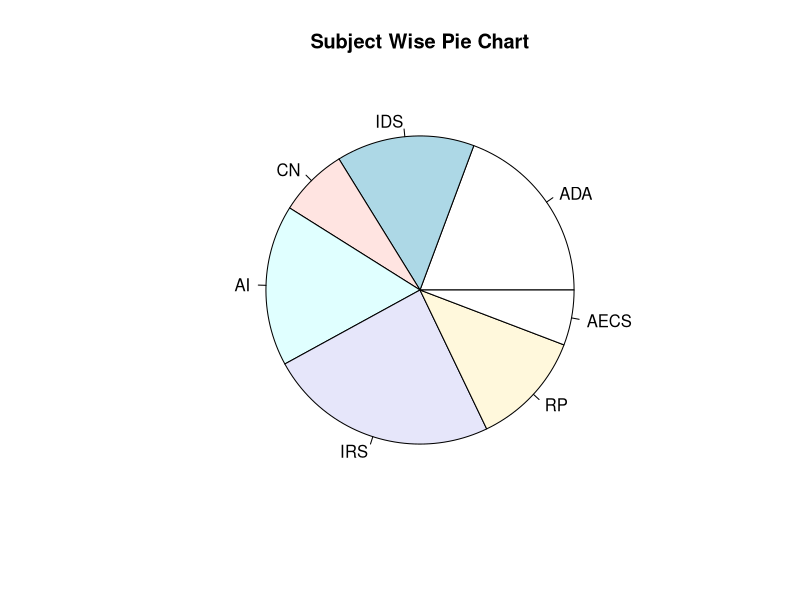
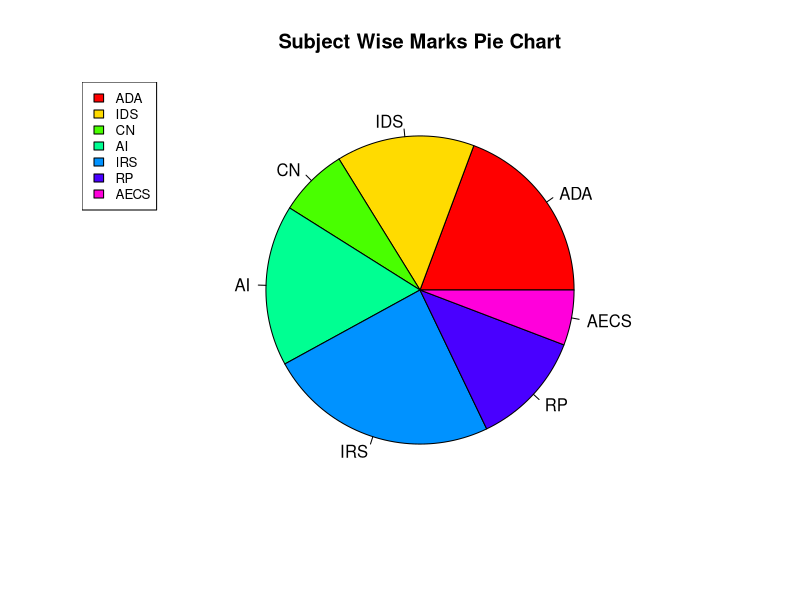
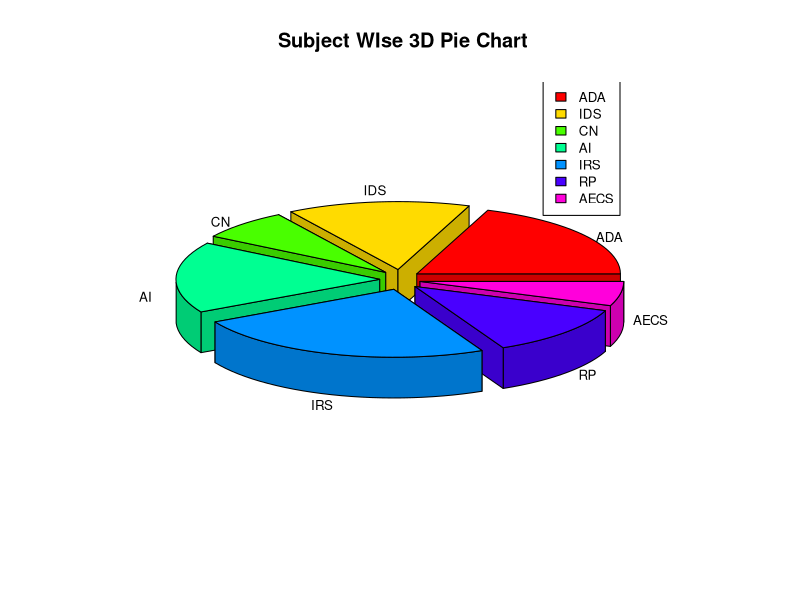
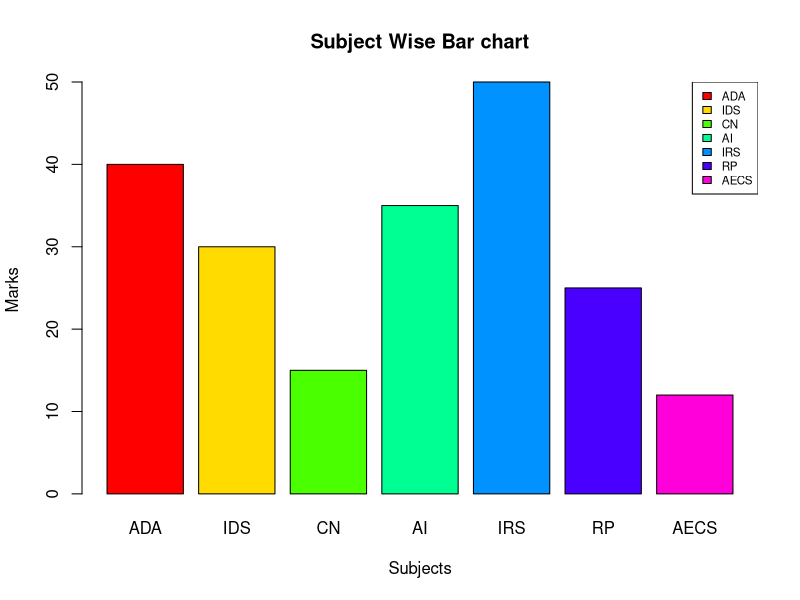
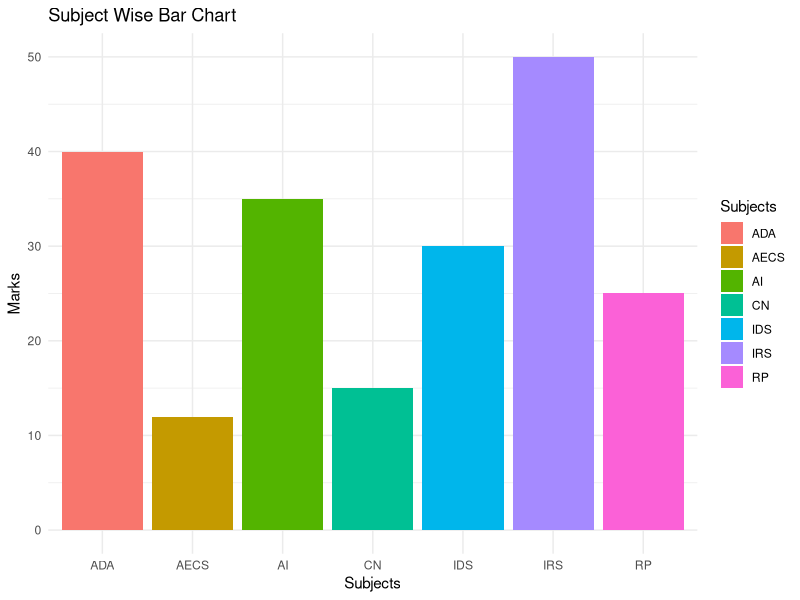

These charts were generated, in order, by the following R code:
#Prog 5: Write an R program to draw i) Pie chart ii) 3D Pie Chart, 
#iii) Bar Chart along with chart legend by considering suitable CSV file
getwd()
setwd("E:/ACEEC/R Programming")
getwd()
#Install required libraries if not already installed:
  
install.packages("ggplot2")
install.packages("plotrix")

# Load necessary libraries
library(ggplot2)    # For bar chart
library(plotrix)    # For 3D pie chart

# Load the data from CSV file
data <- read.csv("data.csv")

data

head(data)
tail(data)
data$Value
data$Category
# Extract category and values
categories <- data$Category
values <- data$Value

categories
values
# 1. Pie Chart
# Basic Pie Chart
pie(values, labels = categories, main = "Subject Wise Pie Chart")

# Pie Chart with Colors and Legends
pie(values, labels = categories, main = "Subject Wise Marks Pie Chart", col = rainbow(length(values)))

legend("topleft", categories, cex = 0.8,fill = rainbow(length(values)))

# 2. 3D Pie Chart
# 3D Pie Chart using plotrix
pie3D(values, labels = categories, main = " Subject WIse 3D Pie Chart", explode = 0.1, labelcex = 0.8)

legend("topright", categories, cex = 0.8,fill = rainbow(length(values)))  

# 3. Bar Chart with Legend
# Plot the bar chart
barplot(values, names.arg = categories, xlab ="Subjects",
        ylab ="Marks", col =rainbow(length(values)),
        main ="Subject Wise Bar chart")

# Add the legend to the chart
legend("topright", categories, cex = 0.7, fill = rainbow(length(values)))

# Bar Chart using ggplot2
ggplot(data, aes(x = Category, y = Value, fill = Category)) +
  geom_bar(stat = "identity") +
  labs(title = "Subject Wise Bar Chart", x = "Subjects", y = "Marks") +
  theme_minimal() +
  theme(legend.position = "right") +
  guides(fill = guide_legend(title = "Subjects"))
